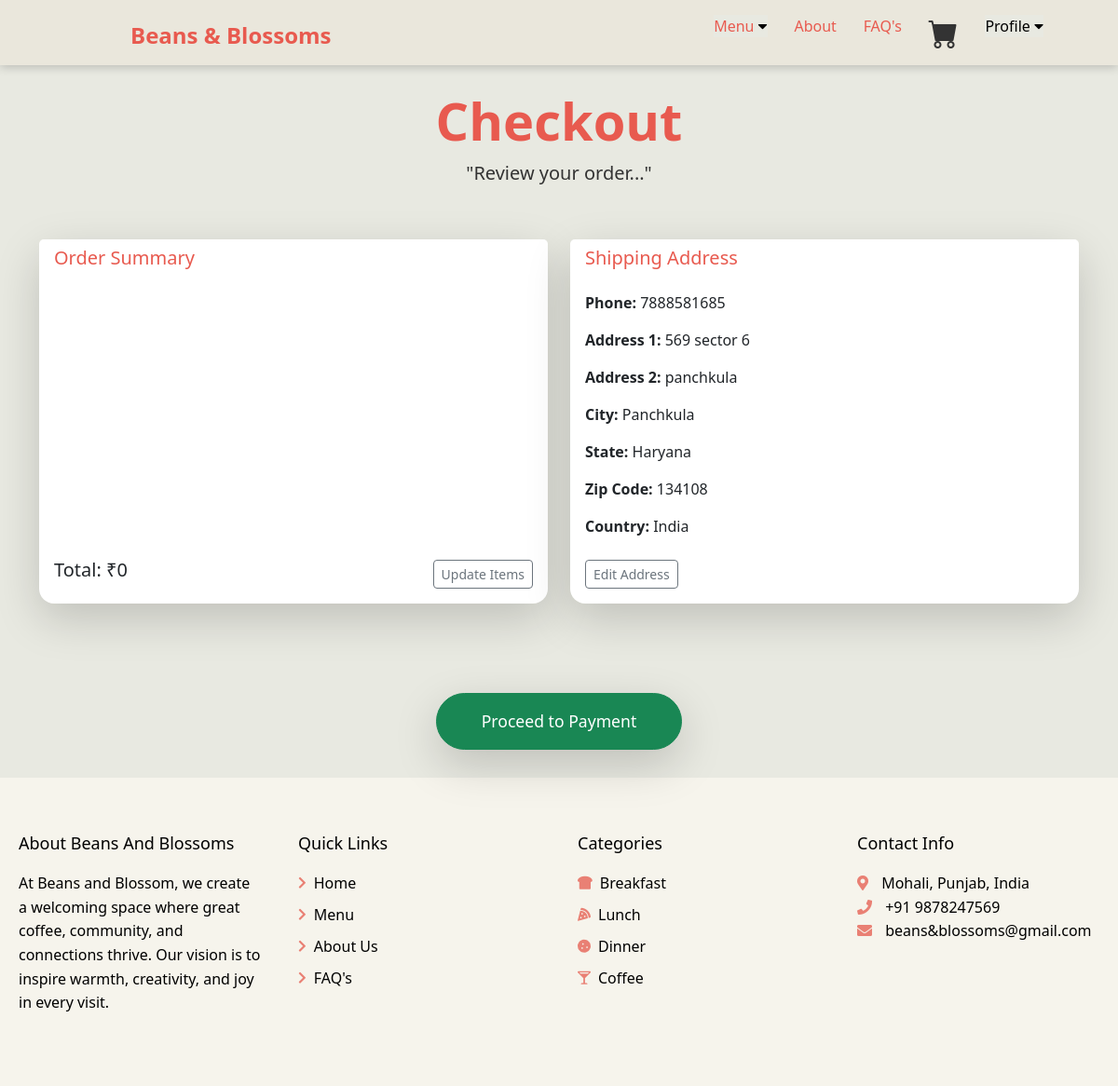
Page /cart/checkout/ (signed in) on the earlier database version.
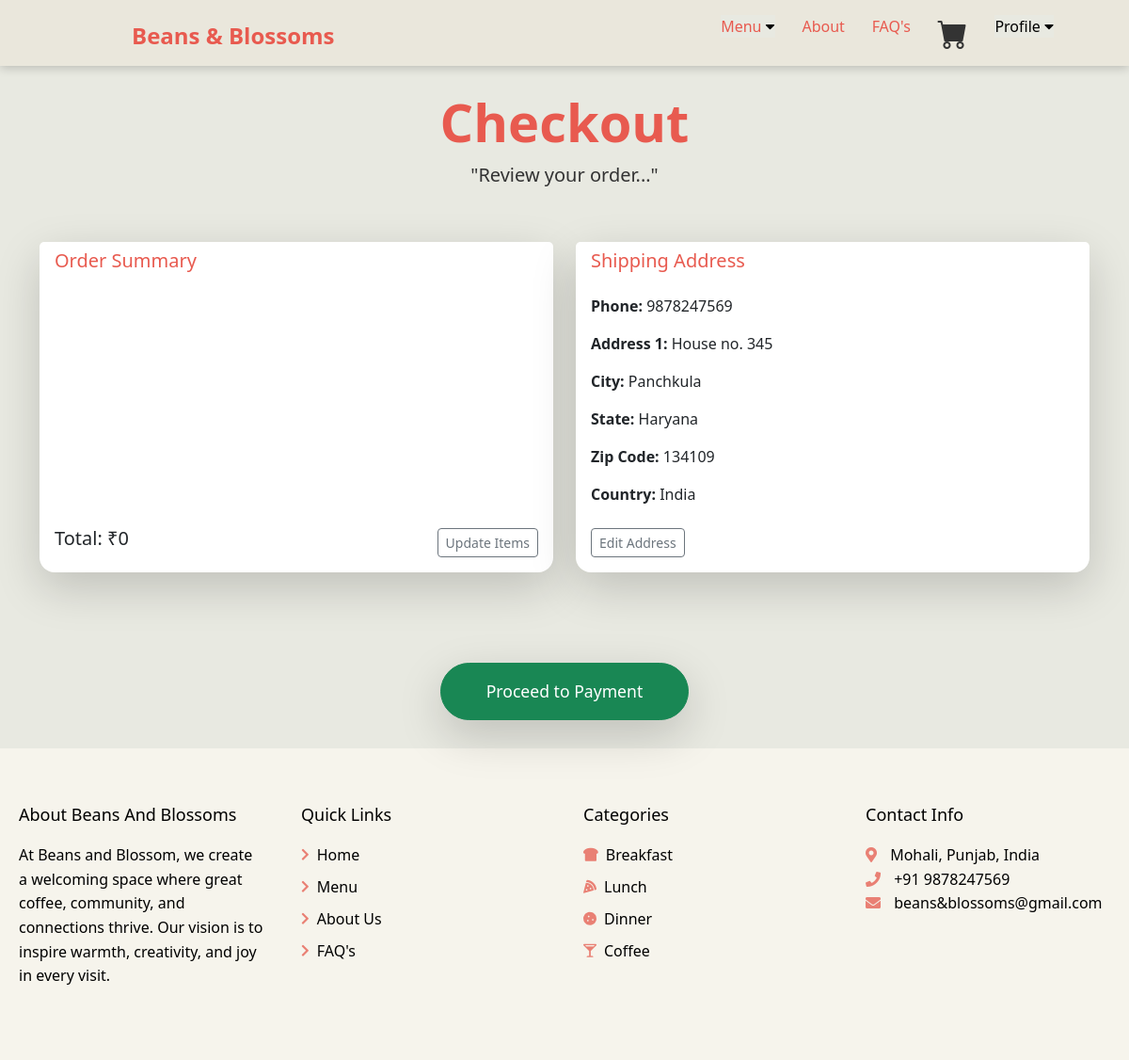
Same page on the later database version.
### main/models.py (models this page shows, shortened)
class Profile(models.Model):
    user=models.OneToOneField(User, on_delete=models.CASCADE)
    date_modified = models.DateTimeField(User, auto_now=True)
    phone = models.CharField(max_length=20, blank=True)
    address1 = models.CharField(max_length=200, blank=True)
    address2 = models.CharField(max_length=200, blank=True)
    city = models.CharField(max_length=200, blank=True)
    state = models.CharField(max_length=200, blank=True)
    zipcode = models.CharField(max_length=200, blank=True)
    country = models.CharField(max_length=200, blank=True)
    old_cart = models.TextField(blank=True, null=True, default='{}')

### cart/views.py (the view)
# urls.py: path('checkout/', views.checkout, name = "checkout"),
def checkout(request):
    if not request.user.is_authenticated:
        messages.info(request, "You need to register or log in before proceeding to checkout.")
        return redirect('/?show_register_modal=true')  # Passing a query param to trigger the modal
    cart = Cart(request)
    cart_products = cart.get_prods
    quantities = cart.get_quants
    totals = cart.cart_total()
    profile = None
    if request.user.is_authenticated:
        try:
            profile = Profile.objects.get(user=request.user)
        except Profile.DoesNotExist:
            profile = None
    return render(request, "checkout.html", {
        "cart_products": cart_products,
        "quantities": quantities,
        "totals": totals,
        "profile": profile,  # Pass profile to template
    })

### cart/cart.py (called while the page is built, shortened)
    def cart_total(self):
        product_ids = self.cart.keys()
        products = Product.objects.filter(id__in = product_ids)
        quantities = self.cart
        total=0
        return total

    def get_prods(self):
        product_ids = self.cart.keys()
        products = Product.objects.filter(id__in=product_ids)
        return products

### cart/context_processors.py (called while the page is built)
def cart(request):
    return {'cart': Cart(request)}

### cart/templates/checkout.html (shortened to what this page needs)
{% extends 'base.html' %}
{% load static %}
{% block content %}
<header class="py-5">
    <div class="container px-4 px-lg-5 my-5">
        <div class="text-center">
            <h1 class="display-4 fw-bolder" style="color: #E85A4F;">Checkout</h1>
            <p class="lead fw-normal mb-0" style="color: #333;">"Review your order..."</p>
        </div>
    </div>
</header>
<div class="container mb-5" style="margin-top: -40px;">
    <div class="row d-flex align-items-stretch">
        <div class="col-md-6 mb-4 d-flex">
            <div class="card shadow-lg rounded-4 border-0 w-100 h-100">
                <div class="card-header bg-white border-bottom-0 rounded-top-4">
                    <h5 class="mb-0" style="color: #E85A4F;">Order Summary</h5>
                </div>
                <div class="card-body d-flex flex-column justify-content-between">
                    <div class="d-flex justify-content-between align-items-center mt-3">
                        <h5 class="text-end">Total: ₹{{ totals }}</h5>
                        <a href="{% url 'cart_summary' %}" class="btn btn-outline-secondary btn-sm">Update Items</a>
                    </div>
                </div>
            </div>
        </div>
        <div class="col-md-6 mb-4 d-flex">
            <div class="card shadow-lg rounded-4 border-0 w-100 h-100">
                <div class="card-header bg-white border-bottom-0 rounded-top-4">
                    <h5 class="mb-0" style="color: #E85A4F;">Shipping Address</h5>
                </div>
                <div class="card-body d-flex flex-column justify-content-between">
                    <div>
                        {% if profile.phone and profile.address1 and profile.city and profile.state and profile.zipcode and profile.country %}
                            <p><strong>Phone:</strong> {{ profile.phone }}</p>
                            <p><strong>Address 1:</strong> {{ profile.address1 }}</p>
                            {% if profile.address2 %}
                                <p><strong>Address 2:</strong> {{ profile.address2 }}</p>
                            {% endif %}
                            <p><strong>City:</strong> {{ profile.city }}</p>
                            <p><strong>State:</strong> {{ profile.state }}</p>
                            <p><strong>Zip Code:</strong> {{ profile.zipcode }}</p>
                            <p><strong>Country:</strong> {{ profile.country }}</p>
                        {% else %}
                            <p class="text-warning">⚠️ Your shipping details are incomplete. Please update your address information.</p>
                        {% endif %}
                    </div>
                    <div>
                        {% if profile.phone and profile.address1 %}
                            <a href="#" data-bs-toggle="modal" data-bs-target="#userInfoModal" class="btn btn-outline-secondary btn-sm mt-2">Edit Address</a>
                        {% else %}
                            <a href="#" data-bs-toggle="modal" data-bs-target="#userInfoModal" class="btn btn-outline-primary btn-sm mt-2">Update Address Info</a>
                        {% endif %}
                    </div>
                </div>
            </div>
        </div>
    </div>
</div>
<br/>
<center>
<button type="submit" class="btn btn-success px-5 py-3 rounded-pill shadow-lg" style="font-size: 1.1rem; transition: transform 0.2s ease-in-out; margin-bottom: 30px;">
  Proceed to Payment
</button>
</center>
{% endblock %}

Differences in the rows shown:
changed Profile "Panchkula": phone "7888581685" → "9878247569"; address1 "569 sector 6" → "House no. 345"; zipcode "134108" → "134109"; address2 "panchkula" → (not shown)
Other differences:
text no longer shown: "Address 2:"
